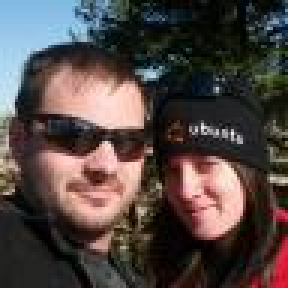
#> input picture site/assets/reference-02.jpg, 96 x 96 px (shown 3 times larger)
$ python sheet.py ../../../../../site/assets/reference-02.jpg ../../../../../site/assets/reference-02.jpg out.png ../../../../../site/assets/reference-02.jpg
#> lines starting #> are read from the running program, lines starting #| are printed output that depends on the picture
#!/usr/bin/env python3
"""A sheet to judge by eye: the original and the found procedure's drawing, at a glance and close up.

Usage: sheet.py ORIGINAL.ppm FOUND.ppm OUT.jpg "CAPTION"
At a glance: both whole pictures at half size. Close up: the same 256 x 256 cut of both, pixel for pixel.
"""
import sys
from PIL import Image, ImageDraw
a = Image.open(sys.argv[1]).convert("RGB"); b = Image.open(sys.argv[2]).convert("RGB")
#> further down, a is the input picture: PIL image 96x96 RGB; mean R, G, B 81.2, 70.3, 67.6
if a.size != b.size:
    sys.exit("the two pictures differ in size: %s and %s" % (a.size, b.size))
w = a.width; g = 256; c0 = (w - g) // 2
#> after `w = a.width`: w = 96
#> after `c0 = (w - g) // 2`: c0 = -80
tiles = [("original, whole", a.resize((g, g), Image.LANCZOS)), ("found, whole", b.resize((g, g), Image.LANCZOS)),
         ("original, close up 1:1", a.crop((c0, c0, c0 + g, c0 + g))), ("found, close up 1:1", b.crop((c0, c0, c0 + g, c0 + g)))]
sheet = Image.new("RGB", (4 * g + 5 * 6, g + 44), "white"); d = ImageDraw.Draw(sheet)
#> after `sheet = Image.new('RGB', (4 * g + 5 * 6, g + 44), 'white')`: sheet: PIL image 1054x300 RGB; every value is 255
for i, (lab, im) in enumerate(tiles):
    x = 6 + i * (g + 6); sheet.paste(im, (x, 16)); d.text((x, 2), lab, fill="black")
#> this loop made 4 passes
#> (lab, x) on passes 1 to 4: ('original, whole', 6), ('found, whole', 268), ('original, close up 1:1', 530), ('found, close up 1:1', 792)
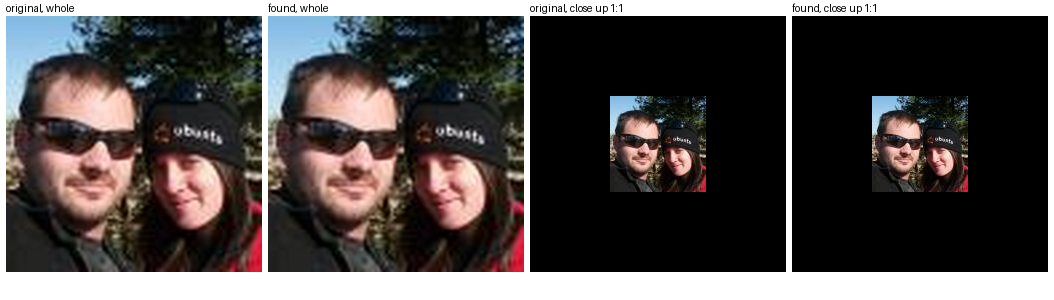
#> sheet: PIL image 1054x300 RGB; mean R, G, B 81.4, 76.3, 75
d.text((6, g + 22), sys.argv[4], fill="black")
sheet.save(sys.argv[3], quality=90)
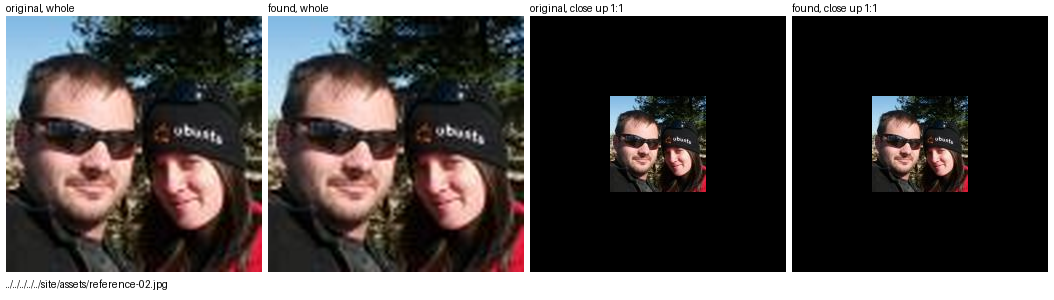
#> saved as out.png: PIL image 1054x300 RGB; mean R, G, B 81.2, 76, 74.8
